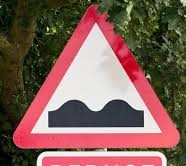
#> input picture CarND-Traffic-Sign-Classifier-Project/test_images/bumpy-raod.jpg, 186 x 166 px; its folder holds only this picture in this run
$ python img_aug.py
#> lines starting #> are read from the running program, lines starting #| are printed output that depends on the picture
#> further down, img is the input picture: shape (166, 186, 3); mean R, G, B 127.8, 95.1, 86.9
# -*- coding: utf-8 -*-
"""
Created on Tue Dec 25 19:37:08 2018

@author: niuniumaomao
"""

import cv2
import numpy as np
import random
import matplotlib.pyplot as plt
import matplotlib.image as mpimg

def rotate_img(img):
#    print('img to roate',img.shape)
#    img_rotated = np.copy(img)
    random_degree = random.uniform(-20, 20)
    n_rows, n_cols = img.shape[:2]
#> n_rows = 166; n_cols = 186
#    mean = np.mean(img, axis = (0,1))
    rotation_M = cv2.getRotationMatrix2D((n_cols/2, n_rows/2),random_degree, 1)
    img_rotated = cv2.warpAffine(img.astype(np.float32), rotation_M, (n_cols, n_rows), borderMode=cv2.BORDER_DEFAULT)#,borderValue=list(mean))
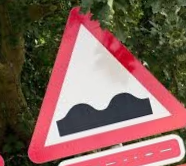
#> img_rotated: shape (166, 186, 3) float32; mean R, G, B 130.8, 96.3, 88.5
    img_rotated = img_rotated.astype(np.uint8)
    #if len(img_rotated.shape)==2:
    #    img_rotated = img_rotated[:,:,None]
    return img_rotated


def add_noise(img):
    shp = img.shape
    noise = np.random.randint(low=-35,high=35,size=shp, dtype='int8')
    img_noise = np.clip(img + noise,0,255)
    #if len(img_noise.shape)==2:
    #    img_noise = img_noise[:,:,None]
    return img_noise


def resize_img(img):
    n_rows, n_cols = img.shape[:2]
#> n_rows = 166; n_cols = 186
    chg = np.random.randint(-6,6)
    mean = np.int_(np.mean(img, axis = (0,1)))
#> mean = [127, 95, 86]
    img_resized = np.ones_like(img) * mean
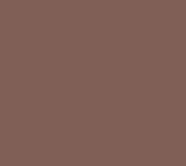
#> img_resized: shape (166, 186, 3) int64; mean R, G, B 127, 95, 86

    img_tmp = cv2.resize(img.astype(np.float32), (n_cols + chg, n_rows + chg))
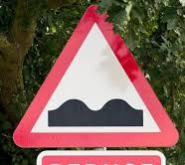
#> img_tmp: shape (165, 185, 3) float32; mean R, G, B 127.8, 95.1, 86.9
    img_tmp = img_tmp.astype(np.uint8)
#    print("img",img.shape,"img_tmp", img_tmp.shape, 'img_resized', img_resized.shape)

    if chg > 0:
        delta = chg // 2
        img_resized = img_tmp[delta: n_rows+delta,delta: n_cols+delta]
    else:
        delta1 = np.abs(chg) // 2
        delta2 = abs(chg + delta1)
        img_resized[delta1: n_rows-delta2,delta1: n_cols-delta2] = img_tmp
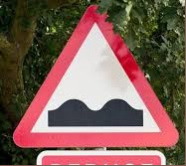
#> img_resized: shape (166, 186, 3) int64; mean R, G, B 127.3, 94.6, 86.4
    #if len(img_resized.shape)==2:
    #    img_resized = img_resized[:,:,None]
    return img_resized


def brightness_img(img):

    if np.mean(img)<127:
        shadow = 127
        highlight = 255
    else:
        shadow = 0
        highlight = 128
    alpha = (highlight - shadow)/255
    gamma = shadow

    bright_img = cv2.addWeighted(img, alpha, img, 0, gamma)
    #if len(bright_img.shape)==2:
    #    bright_img = bright_img[:,:,None]
    return bright_img


def image_aug_pipeline(img):
    img_rotated = rotate_img(img)
#    print('rotated', img_rotated.shape)

    img_resized = resize_img(img)
#    print('resized', img_resized.shape)
    #img_bright = brightness_img(img)

    img_noise = add_noise(img)
#> in add_noise, `img_noise = np.clip(img + noise,0,255)`:
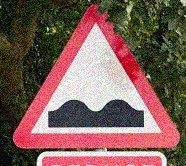
#> img_noise: shape (166, 186, 3) int16; mean R, G, B 126.7, 94.8, 87.6
#    print('noise', img_noise.shape)

    return np.stack(
            (
             img_rotated,
             img_resized,
             #img_bright,
             img_noise,

             ),
            axis = 0)


if __name__ == "__main__":
##    img = cv2.imread('stopsign.jpg')
    from glob import glob
    test_img = np.array(glob('test_images/*.jpg'))
#    test_img = np.array(glob('*.jpg'))

    length = len(test_img)
    fig,*axs = plt.subplots(length,4,figsize=(5,10))
    axs = np.ravel(axs).reshape(length,4)
    for i in range(length):
        img = mpimg.imread(test_img[i])
#        img = cv2.cvtColor(img,cv2.COLOR_RGB2YUV)
#        auged_imgs = image_aug_pipeline(img[:,:,0])
        auged_imgs = image_aug_pipeline(img)
        print('auged_imgs',auged_imgs.shape)
#| auged_imgs (3, 166, 186, 3)
        for j in range(len(auged_imgs)):
            if len(auged_imgs[j].shape)<=2:
                axs[i,j].imshow( auged_imgs[j].squeeze(), cmap='gray')
            else:
                axs[i,j].imshow( auged_imgs[j])

            axs[i,j].axis('off')
#> this loop made 3 passes
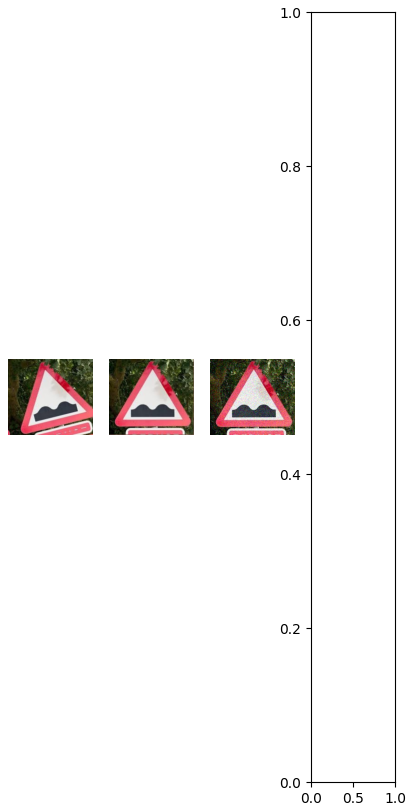
#> figure drawn by matplotlib, 3 panels

$ run again, on CarND-Traffic-Sign-Classifier-Project/test_images/children-crossing-1.jpg
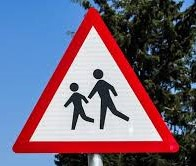
#> input picture CarND-Traffic-Sign-Classifier-Project/test_images/children-crossing-1.jpg, 196 x 166 px
#> img is the input picture: shape (166, 196, 3); mean R, G, B 114.6, 100.9, 120.3
#> in rotate_img, `img_rotated = cv2.warpAffine(img.astype(np.float32), rotation_M, (n_co..`:
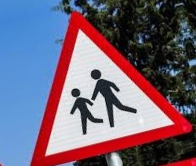
#> img_rotated: shape (166, 196, 3) float32; mean R, G, B 114.4, 100.4, 120.3
#> mean = [114, 100, 120]
#| auged_imgs (3, 166, 196, 3)
#> the loop `for j in range(len(auged_imgs)):` made 3 passes
#> `axs[i,j].axis('off')`:
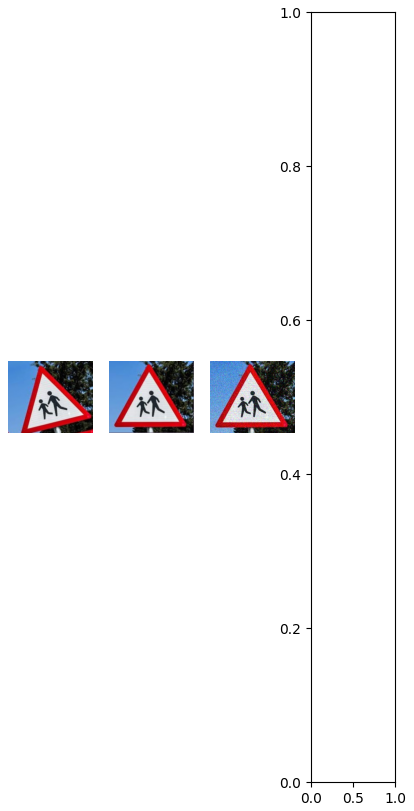
#> figure drawn by matplotlib, 3 panels

$ run again, on CarND-Traffic-Sign-Classifier-Project/test_images/no-passing.jpg
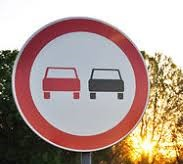
#> input picture CarND-Traffic-Sign-Classifier-Project/test_images/no-passing.jpg, 183 x 164 px
#> img is the input picture: shape (164, 183, 3); mean R, G, B 176.4, 154.7, 144.9
#> in rotate_img, `img_rotated = cv2.warpAffine(img.astype(np.float32), rotation_M, (n_co..`:
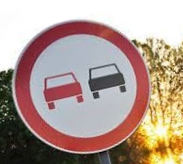
#> img_rotated: shape (164, 183, 3) float32; mean R, G, B 177.7, 155.6, 145.1
#> mean = [176, 154, 144]
#| auged_imgs (3, 164, 183, 3)
#> the loop `for j in range(len(auged_imgs)):` made 3 passes
#> `axs[i,j].axis('off')`:
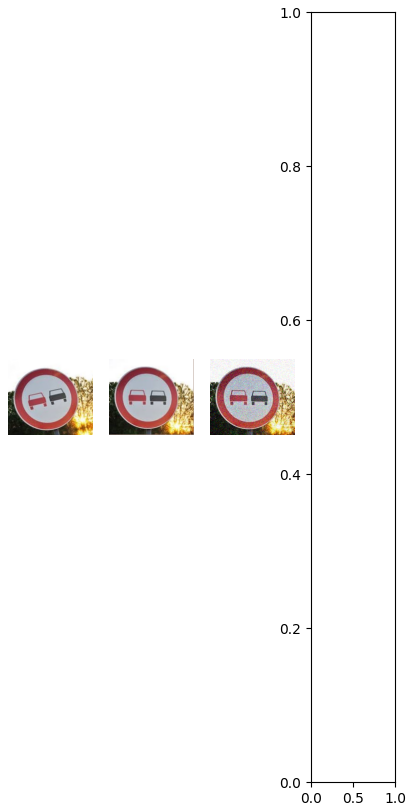
#> figure drawn by matplotlib, 3 panels
